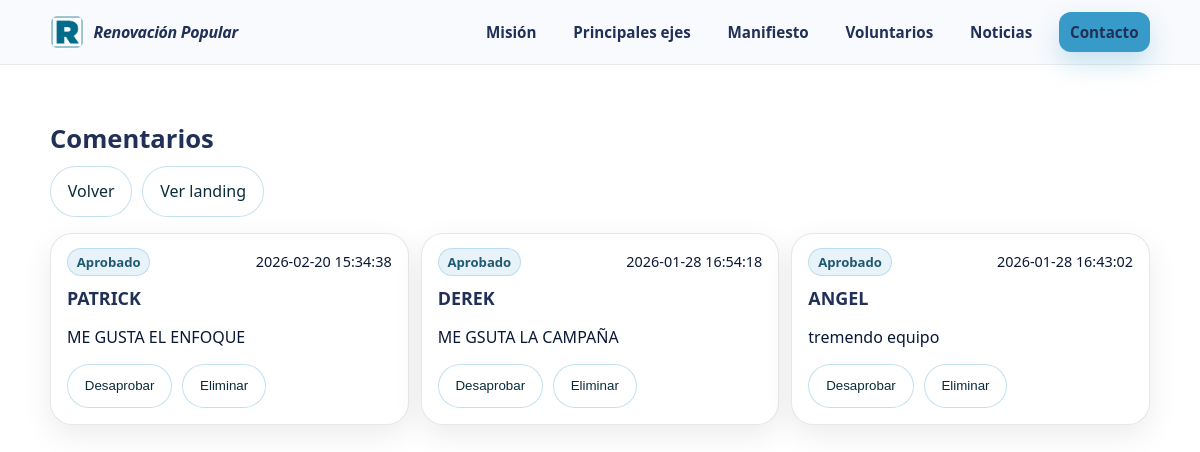
Screenshot of /admin/comentarios (signed in) with the database file from the repository.
### models.py (models this page shows)
class Comment(db.Model):
    id = db.Column(db.Integer, primary_key=True)
    nombre = db.Column(db.String(120), nullable=False)
    comentario = db.Column(db.Text, nullable=False)
    aprobado = db.Column(db.Boolean, default=True)  # por ahora true para que aparezcan
    created_at = db.Column(db.DateTime, default=datetime.utcnow)

### app.py (the view)
@app.route("/admin/comentarios")
def admin_comments():
    r = require_admin()
    if r:
        return r
    comments_sorted = Comment.query.order_by(Comment.id.desc()).all()
    return render_template("admin/comments_list.html", comments=comments_sorted)

### app.py (called while the page is built)
@app.after_request
def add_no_cache_headers(response):
    response.headers["Cache-Control"] = "no-store, no-cache, must-revalidate, max-age=0"
    response.headers["Pragma"] = "no-cache"
    response.headers["Expires"] = "0"
    return response

def require_admin():
    if not session.get("is_admin"):
        return redirect(url_for("admin_login"))
    return None

### templates/admin/comments_list.html (shortened to what this page needs)
{% extends "base.html" %}
{% block content %}
<section class="section">
  <div class="container">
    <div class="section-head">
      <h2 class="gotham-black">Comentarios</h2>
      <div style="display:flex; gap:10px; flex-wrap:wrap; margin-top:10px">
        <a class="btn btn-ghost gotham-medium" href="{{ url_for('admin_dashboard') }}">Volver</a>
        <a class="btn btn-ghost gotham-medium" href="{{ url_for('index') }}" target="_blank" rel="noopener">Ver landing</a>
      </div>
    </div>
    <div class="news-grid">
      {% for c in comments %}
      <article class="news-card">
        <div class="news-body">
          <div class="news-top">
            <span class="tag">{{ "Aprobado" if c.aprobado else "Pendiente" }}</span>
            <span class="muted small">
              {{ c.created_at.strftime("%Y-%m-%d %H:%M:%S") if c.created_at else "" }}
            </span>
          </div>
          <h3 class="news-title gotham-bold">{{ c.nombre }}</h3>
          <p class="muted gotham-book">{{ c.comentario }}</p>
          <div style="display:flex; gap:10px; margin-top:10px; flex-wrap:wrap">
            <form method="POST" action="{{ url_for('admin_comment_toggle', cid=c.id) }}">
              <button class="btn btn-ghost gotham-medium" type="submit">
                {{ "Desaprobar" if c.aprobado else "Aprobar" }}
              </button>
            </form>
            <form method="POST" action="{{ url_for('admin_comment_delete', cid=c.id) }}"
                  onsubmit="return confirm('¿Eliminar comentario?');">
              <button class="btn btn-ghost gotham-medium" type="submit">Eliminar</button>
            </form>
          </div>
        </div>
      </article>
      {% else %}
        <p class="muted gotham-book">No hay comentarios todavía.</p>
      {% endfor %}
    </div>
  </div>
</section>
{% endblock %}

### static/css/styles.css (style rules this page uses)
:root { --primary:#389AC9; --bg:#0b1220; --text:#203056; --muted:#0a1835; --card:#ffffff; --line:rgba(15, 23, 42, .10); --shadow: 0 10px 30px rgba(2, 8, 23, .08); --radius: 18px; }
* { box-sizing:border-box; }
html { scroll-behavior:smooth; }
body { margin:0; font-family:"Gotham", system-ui, -apple-system, Segoe UI, Roboto, Arial, sans-serif; color:var(--text); background:#ffffff; }
.container { width:min(1100px, 92%); margin-inline:auto; }
.muted { color:var(--muted); }
.small { font-size:.9rem; }
.btn { display:inline-flex; align-items:center; justify-content:center; gap:.5rem; padding:.85rem 1.05rem; border-radius:999px; font-weight:700; text-decoration:none; border:1px solid transparent; cursor:pointer; transition:transform .08s ease, box-shadow .18s ease, background .18s ease; }
.btn-ghost { background:rgba(255,255,255,.65); border-color:rgba(56,154,201,.30); color:#0b2b3a; backdrop-filter:blur(10px); }
.section { padding:56px 0; }
.section-head { margin-bottom:20px; }
.section-head h2 { margin:0 0 8px; font-size:1.6rem; }
.news-grid { display:grid; gap:12px; }
.news-card { background:#fff; border:1px solid var(--line); border-radius:22px; box-shadow:var(--shadow); overflow:hidden; }
.news-body { padding:14px 16px 16px; }
.news-top { display:flex; align-items:center; justify-content:space-between; gap:10px; }
.tag { display:inline-flex; padding:.25rem .55rem; border-radius:999px; font-weight:900; background:rgba(56,154,201,.12); border:1px solid rgba(56,154,201,.25); color:hsla(200, 64%, 26%, 0.955); font-size:.82rem; }
.news-title { margin:10px 0 6px; font-size:1.12rem; }
@media (min-width: 780px) { .news-grid { grid-template-columns:repeat(3, 1fr); } }
.gotham-book { font-weight:400; }
.gotham-medium { font-weight:500; }
.gotham-bold { font-weight:700; }
.gotham-black { font-weight:800; }
.page-head, .section-head, .about-head { margin-bottom: 16px !important; }
.page-head h1, .page-head h2, .section-head h1, .section-head h2, .about-head h1, .about-head h2 { margin-bottom: 6px !important; }

### rows the page displays
Comment: aprobado "Aprobado", created_at "2026-02-20 15:34:38", nombre "PATRICK", comentario "ME GUSTA EL ENFOQUE", aprobado "Desaprobar"
Comment: aprobado "Aprobado", created_at "2026-01-28 16:54:18", nombre "DEREK", comentario "ME GSUTA LA CAMPAÑA", aprobado "Desaprobar"
Comment: aprobado "Aprobado", created_at "2026-01-28 16:43:02", nombre "ANGEL", comentario "tremendo equipo", aprobado "Desaprobar"
